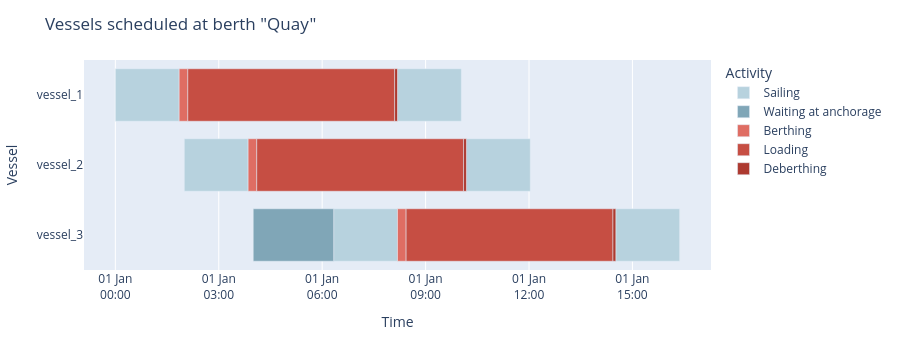

The notebook cell saved with this chart:
### Code cell
fig = quay.plot_vessel_arrival_timeline()
fig

### Figure 1 — Plotly figure (JSON) as saved in the notebook; plotly's stock layout.template omitted (floating-point values rounded to 4 significant figures)
{"data": [{"base": ["2026-01-01T00:00:00.000000", "2026-01-01T08:11:06.666667", "2026-01-01T02:00:00.000000", "2026-01-01T10:11:06.666667", "2026-01-01T06:20:00.333333", "2026-01-01T14:31:07.000000"], "customdata": [[1.852], [1.852], [1.852], [1.852], [1.852], [1.852]], "hovertemplate": "Activity=Sailing<br>Start=%{base|%Y-%m-%d %H:%M:%S}<br>Stop=%{x|%Y-%m-%d %H:%M:%S}<br>Vessel=%{y}<br>Duration (hours)=%{customdata[0]:.2f}<extra></extra>", "legendgroup": "Sailing", "marker": {"color": "#B7D2DE", "pattern": {"shape": ""}}, "name": "Sailing", "orientation": "h", "showlegend": true, "textposition": "auto", "type": "bar", "x": [6666666, 6666666, 6666666, 6666666, 6666666, 6666666], "xaxis": "x", "y": ["vessel_1", "vessel_1", "vessel_2", "vessel_2", "vessel_3", "vessel_3"], "yaxis": "y"}, {"base": ["2026-01-01T04:00:00.000000"], "customdata": [[2.333]], "hovertemplate": "Activity=Waiting at anchorage<br>Start=%{base|%Y-%m-%d %H:%M:%S}<br>Stop=%{x|%Y-%m-%d %H:%M:%S}<br>Vessel=%{y}<br>Duration (hours)=%{customdata[0]:.2f}<extra></extra>", "legendgroup": "Waiting at anchorage", "marker": {"color": "#80A6B7", "pattern": {"shape": ""}}, "name": "Waiting at anchorage", "orientation": "h", "showlegend": true, "textposition": "auto", "type": "bar", "x": [8400333], "xaxis": "x", "y": ["vessel_3"], "yaxis": "y"}, {"base": ["2026-01-01T01:51:06.666667", "2026-01-01T03:51:06.666667", "2026-01-01T08:11:07.000000"], "customdata": [[0.25], [0.25], [0.25]], "hovertemplate": "Activity=Berthing<br>Start=%{base|%Y-%m-%d %H:%M:%S}<br>Stop=%{x|%Y-%m-%d %H:%M:%S}<br>Vessel=%{y}<br>Duration (hours)=%{customdata[0]:.2f}<extra></extra>", "legendgroup": "Berthing", "marker": {"color": "#DF6D63", "pattern": {"shape": ""}}, "name": "Berthing", "orientation": "h", "showlegend": true, "textposition": "auto", "type": "bar", "x": [900000, 900000, 900000], "xaxis": "x", "y": ["vessel_1", "vessel_2", "vessel_3"], "yaxis": "y"}, {"base": ["2026-01-01T02:06:06.666667", "2026-01-01T04:06:06.666667", "2026-01-01T08:26:07.000000"], "customdata": [[6.0], [6.0], [6.0]], "hovertemplate": "Activity=Loading<br>Start=%{base|%Y-%m-%d %H:%M:%S}<br>Stop=%{x|%Y-%m-%d %H:%M:%S}<br>Vessel=%{y}<br>Duration (hours)=%{customdata[0]:.2f}<extra></extra>", "legendgroup": "Loading", "marker": {"color": "#C64E43", "pattern": {"shape": ""}}, "name": "Loading", "orientation": "h", "showlegend": true, "textposition": "auto", "type": "bar", "x": [21600000, 21600000, 21600000], "xaxis": "x", "y": ["vessel_1", "vessel_2", "vessel_3"], "yaxis": "y"}, {"base": ["2026-01-01T08:06:06.666667", "2026-01-01T10:06:06.666667", "2026-01-01T14:26:07.000000"], "customdata": [[0.08333], [0.08333], [0.08333]], "hovertemplate": "Activity=Deberthing<br>Start=%{base|%Y-%m-%d %H:%M:%S}<br>Stop=%{x|%Y-%m-%d %H:%M:%S}<br>Vessel=%{y}<br>Duration (hours)=%{customdata[0]:.2f}<extra></extra>", "legendgroup": "Deberthing", "marker": {"color": "#AD3A30", "pattern": {"shape": ""}}, "name": "Deberthing", "orientation": "h", "showlegend": true, "textposition": "auto", "type": "bar", "x": [300000, 300000, 300000], "xaxis": "x", "y": ["vessel_1", "vessel_2", "vessel_3"], "yaxis": "y"}], "layout": {"bargap": 0.25, "barmode": "overlay", "height": 350, "hovermode": "closest", "legend": {"title": {"text": "Activity"}, "tracegroupgap": 0}, "margin": {"t": 60}, "title": {"text": "Vessels scheduled at berth \"Quay\""}, "xaxis": {"anchor": "y", "domain": [0, 1], "rangeslider": {"visible": false}, "tickformat": "%d %b\n%H:%M", "title": {"text": "Time"}, "type": "date"}, "yaxis": {"anchor": "x", "autorange": "reversed", "domain": [0, 1], "title": {"text": "Vessel"}}}}
